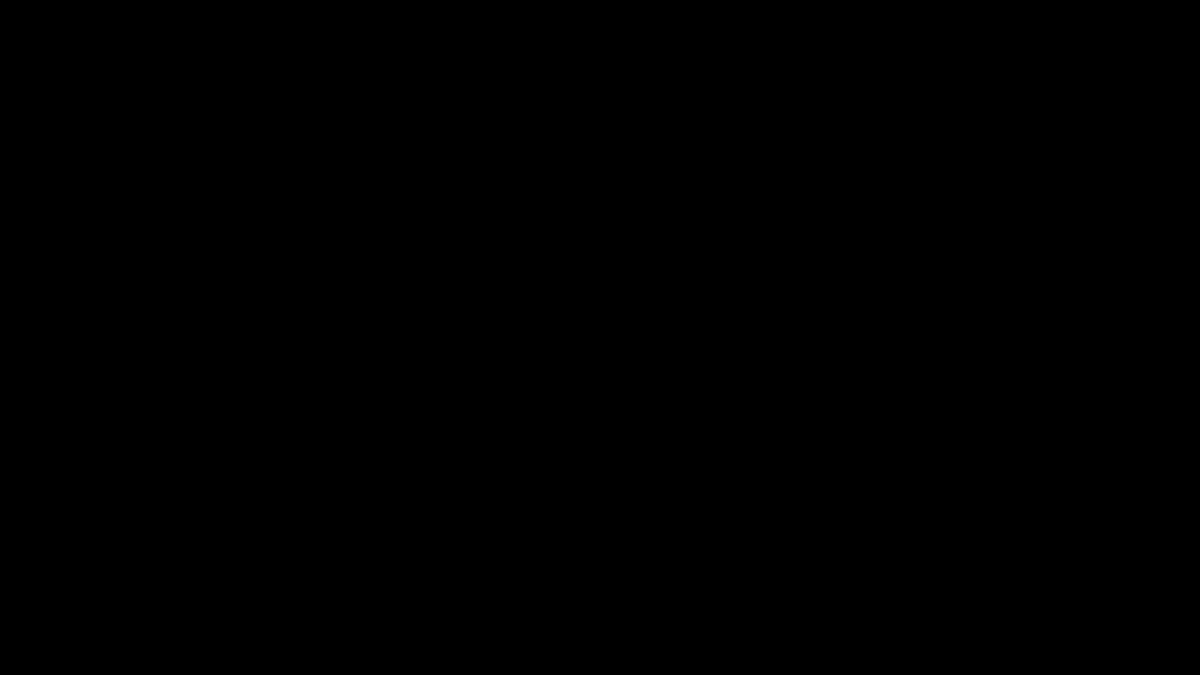
Frame 1 (no input)
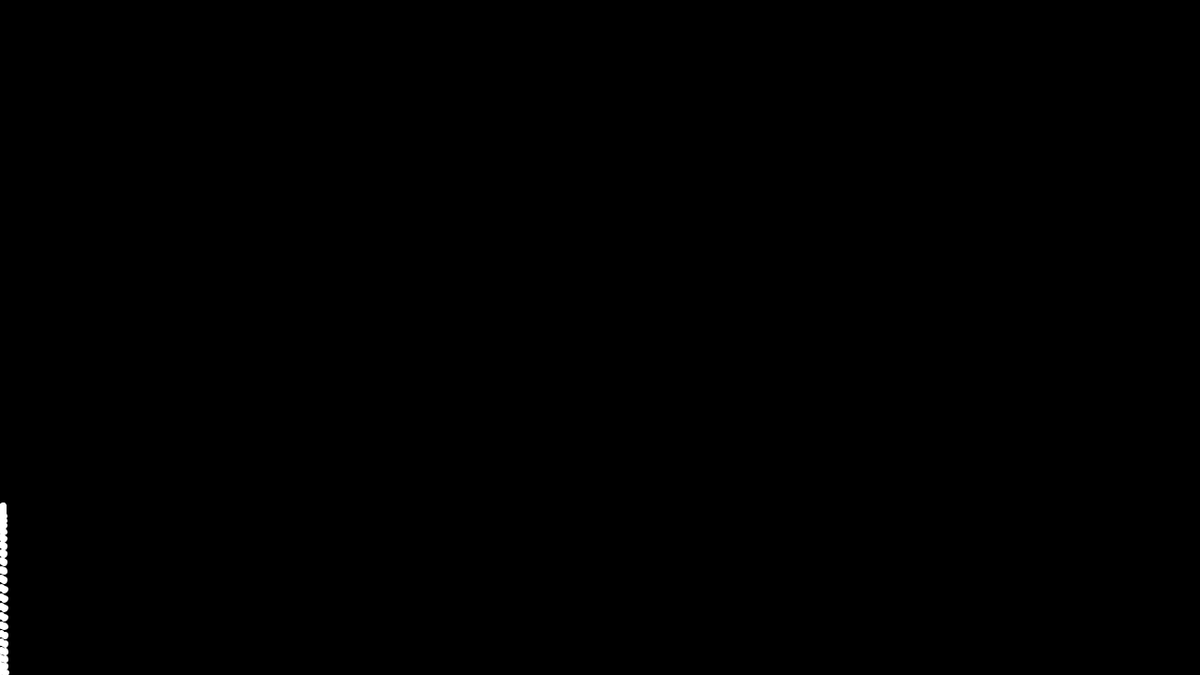
Frame 60 (the mouse pressed at the canvas centre just before this capture)
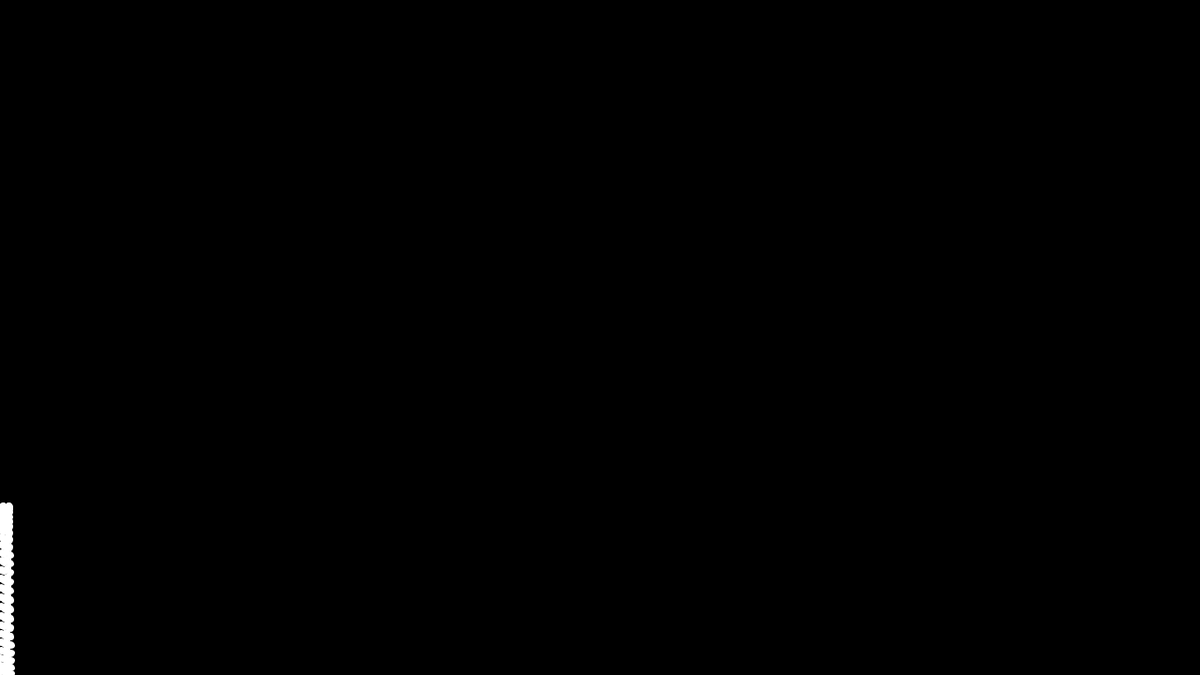
Frame 120 (the mouse held since frame 60 and released just before this capture)

The Processing sketch that drew these frames (run headless with seeded random() and noise(); from frame 60 on, the mouse is pressed at the canvas centre):

// Processing sketch: cos
// ── cos.pde
void setup() {
  size(1280, 720);
  fill(255);
  stroke(255);
  strokeWeight(3);
  background(0);
}

float x, dia = 5, a = 100;

void draw() {
  //background(0);
  ellipse(x, a * cos(x) + (width / 2), dia, dia);
  x+=0.1;
}
